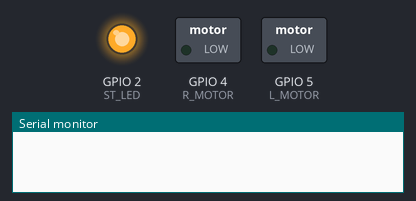
This sketch was run on a simulated ESP8266 (NodeMCU). Shown: switched loads named in the sketch (green lamp = pin HIGH), output pins drawn as LEDs (lit = HIGH), the last lines printed to the serial monitor. WiFi joins after 1.5 s; servers stay silent unless stated.

Above: at 0.1 s.
At 2.2 s:
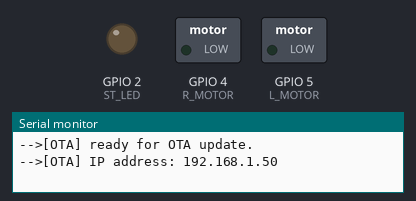
Timing chart, 0 to 3.7 s (numbered marks = the images above):
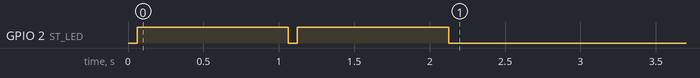

Measured:
- by itself, GPIO 2 (ST_LED): HIGH → LOW at 1.1 s, → HIGH 0.06 s later, → LOW 1.0 s later

The sketch:

wifiplane.ino
```cpp
//**************************************************
// WiFi Controlled Tiny Airplane
// ESP8266 Firmware ino file
// By Ravi Butani
// Rajkot INDIA
//
// OTA mod: @hpsaturn
//
// Instructables page: https://www.instructables.com/id/WIFI-CONTROLLED-RC-PLANE/
//***************************************************

#include <ESP8266WiFi.h>
#include <OTAHandler.h>
#include <WiFiUdp.h>

#define P_ID 1
#define ST_LED 2
#define L_MOTOR 5
#define R_MOTOR 4
#define DC_RSSI 1500  // Time in mS for send RSSI
#define DC_RX 900     // Time in mS for tx inactivity 200 old problem of motor stopping flickring
ADC_MODE(ADC_VCC);
unsigned int l_speed = 0;
unsigned int r_speed = 0;

unsigned long premillis_rssi = 0;
unsigned long premillis_rx = 0;

int status = WL_IDLE_STATUS;
char ssid[] = "wifiplane";      //  your network SSID (name)
char pass[] = "wifiplane1234";  // your network password (use for WPA, or use as key for WEP)
int keyIndex = 0;               // your network key Index number (needed only for WEP)
IPAddress remotIp;
unsigned int localPort = 6000;                  // local port to listen on
unsigned int remotPort = 2390;                  // local port to talk on
char packetBuffer[10];                          //buffer to hold incoming packet
char replyBuffer[] = {P_ID, 0x01, 0x01, 0x00};  // a string to send back
WiFiUDP Udp;

void otaLoop() {
    if (WiFi.isConnected()) {
        ota.loop();
    }
}

void otaInit() {
    ota.setup("AIROBOT", "AIROBOT");
    // ota.setCallbacks(new MyOTAHandlerCallbacks());
}

// the setup function runs once when you press reset or power the board
void setup() {
    WiFi.mode(WIFI_STA);
    //WiFi.setOutputPower(2.5);
    analogWriteRange(255);
    pinMode(L_MOTOR, OUTPUT);
    pinMode(R_MOTOR, OUTPUT);
    analogWrite(L_MOTOR, 0);
    analogWrite(R_MOTOR, 0);
    pinMode(ST_LED, OUTPUT);
    digitalWrite(ST_LED, HIGH);
    Serial.begin(115200);
    WiFi.begin(ssid, pass);
    while (WiFi.status() != WL_CONNECTED) {
        digitalWrite(ST_LED, LOW);
        delay(60);
        digitalWrite(ST_LED, HIGH);
        delay(1000);
        //Serial.print(".");
    }
    otaInit();
    remotIp = WiFi.localIP();
    remotIp[3] = 255;
    Udp.begin(localPort);
}

// the loop function runs over and over again forever
void loop() {
    delay(5);
    if (WiFi.status() == WL_CONNECTED) {
        digitalWrite(ST_LED, LOW);
        // if there's data available, read a packet
        int packetSize = Udp.parsePacket();
        if (packetSize) {
            // read the packet into packetBufffer
            int len = Udp.read(packetBuffer, 10);
            if (len > 2) {
                if (packetBuffer[0] == P_ID) {
                    l_speed = (unsigned int)packetBuffer[1] * 2 - 2;
                    r_speed = (unsigned int)packetBuffer[2] * 2 - 2;
                    //Serial.print(l_speed);
                    //Serial.print(" \t");
                    //Serial.println(r_speed);
                    analogWrite(L_MOTOR, l_speed);
                    analogWrite(R_MOTOR, r_speed);
                    premillis_rx = millis();
                }
            }
        }
        if (millis() - premillis_rssi > DC_RSSI) {
            premillis_rssi = millis();
            long rssi = abs(WiFi.RSSI());
            float vcc = (((float)ESP.getVcc() / (float)1024.0) + 0.75f) * 10;
            replyBuffer[1] = (unsigned char)rssi;
            replyBuffer[2] = (unsigned char)vcc;

            Udp.beginPacket(remotIp, remotPort);
            Udp.write(replyBuffer);
            Udp.endPacket();
        }
        if (millis() - premillis_rx > DC_RX) {
            analogWrite(L_MOTOR, 0);
            analogWrite(R_MOTOR, 0);
            //Serial.println("nodata");
        }
        otaLoop();
    } else {
        digitalWrite(ST_LED, LOW);
        delay(60);
        digitalWrite(ST_LED, HIGH);
        delay(1000);
        analogWrite(L_MOTOR, 0);
        analogWrite(R_MOTOR, 0);
        digitalWrite(ST_LED, HIGH);
    }
}
```
